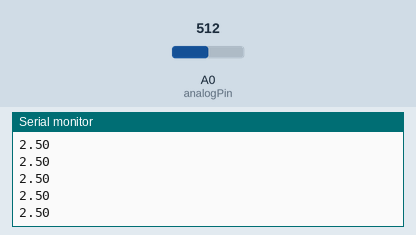
The sketch below on a simulated Arduino Uno, built with avr-gcc and run on an emulated ATmega328P. Shown: the last lines printed to the serial monitor. The inputs (shaded band) are chosen by the test bench; at power-on: A0 (analogPin) = 512.

Above: at 1.2 s.
1.3 s: A0 (analogPin) set to 716
At 1.8 s:
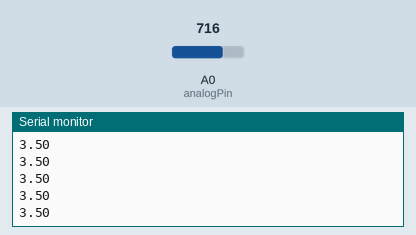
2.8 s: A0 (analogPin) set to 900
At 3.4 s:
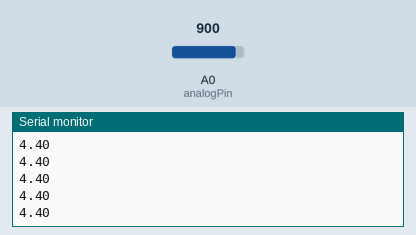
Timing chart, 0 to 5.8 s (numbered marks = the images above; inputs shaded):
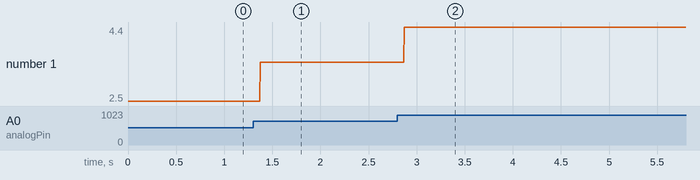

The sketch:

VoltageReading.ino
```cpp
int analogPin = A0; //initializing which pin the arduino is going to read fromn
int val = 0;  // variable to store the value read from the analogRead function

void setup() {
  Serial.begin(9600);           //  setup serial
}

void loop() {
  val = analogRead(analogPin);  // read the input pin
  float voltage = val * (5.0 / 1023.0); //convert back to voltage
  Serial.println(voltage);
}
```

Measured:
- after the input at 1.3 s, the serial monitor: prints a new line after 0.07 s (image 1)
- after the input at 2.8 s, the serial monitor: prints a new line after 0.07 s (image 2)
- plotted number 1: 2.5 → 3.5 after the input at 1.3 s, 3.5 → 4.4 after the input at 2.8 s
